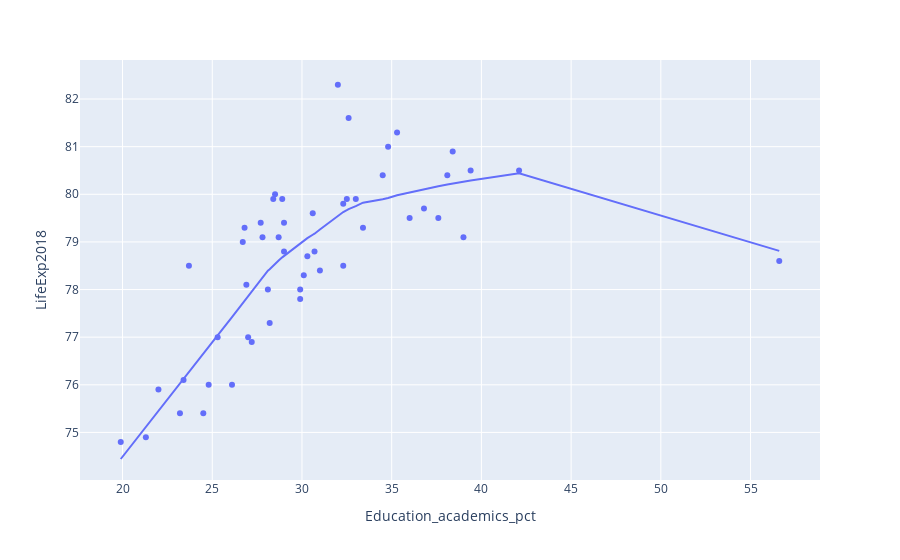

Notebook code cell kept with this figure:
### Markdown cell above
here we have reproduced the trend in Life expectation against income with the decreasing trendline

### Code cell
fig = px.scatter(df_all_enhanced, x="Education_academics_pct", y="LifeExp2018", 
                 trendline="lowess")
#fig.show()
plotly.offline.iplot(fig)

### Figure 1 — Plotly figure (JSON) as saved in the notebook; plotly's stock layout.template omitted (floating-point values rounded to 4 significant figures)
{"data": [{"hovertemplate": "Education_academics_pct=%{x}<br>LifeExp2018=%{y}<extra></extra>", "legendgroup": "", "marker": {"color": "#636efa", "symbol": "circle"}, "mode": "markers", "name": "", "orientation": "v", "showlegend": false, "type": "scatter", "x": [30.7, 36, 34.8, 26.7, 29, 28.9, 36.8, 30.3, 27.7, 32.5, 29, 32, 27.8, 39.4, 30.6, 34.5, 32.3, 56.6, 42.1, 26.8, 28.1, 38.4, 32.3, 30.1, 39, 27.2, 31, 28.2, 38.1, 37.6, 33.4, 25.3, 28.5, 24.8, 33, 29.9, 27, 26.1, 29.9, 35.3, 19.9, 23.7, 22, 24.5, 23.2, 26.9, 23.4, 21.3, 28.7, 32.6, 28.4, null, null, null, null, null], "xaxis": "x", "y": [78.8, 79.5, 81, 79, 78.8, 79.9, 79.7, 78.7, 79.4, 79.9, 79.4, 82.3, 79.1, 80.5, 79.6, 80.4, 78.5, 78.6, 80.5, 79.3, 78, 80.9, 79.8, 78.3, 79.1, 76.9, 78.4, 77.3, 80.4, 79.5, 79.3, 77, 80, 76, 79.9, 78, 77, 76, 77.8, 81.3, 74.8, 78.5, 75.9, 75.4, 75.4, 78.1, 76.1, 74.9, 79.1, 81.6, 79.9, 81.3, 81.2, 80.7, 76.4, 74.8], "yaxis": "y"}, {"hovertemplate": "<b>LOWESS trendline</b><br><br>Education_academics_pct=%{x}<br>LifeExp2018=%{y} <b>(trend)</b><extra></extra>", "legendgroup": "", "marker": {"color": "#636efa", "symbol": "circle"}, "mode": "lines", "name": "", "showlegend": false, "type": "scatter", "x": [19.9, 21.3, 22, 23.2, 23.4, 23.7, 24.5, 24.8, 25.3, 26.1, 26.7, 26.8, 26.9, 27, 27.2, 27.7, 27.8, 28.1, 28.2, 28.4, 28.5, 28.7, 28.9, 29, 29, 29.9, 29.9, 30.1, 30.3, 30.6, 30.7, 31, 32, 32.3, 32.3, 32.5, 32.6, 33, 33.4, 34.5, 34.8, 35.3, 36, 36.8, 37.6, 38.1, 38.4, 39, 39.4, 42.1, 56.6], "xaxis": "x", "y": [74.44, 75.11, 75.45, 76.03, 76.12, 76.27, 76.65, 76.8, 77.04, 77.42, 77.71, 77.76, 77.81, 77.87, 77.96, 78.22, 78.27, 78.39, 78.43, 78.51, 78.54, 78.61, 78.68, 78.71, 78.71, 78.97, 78.97, 79.02, 79.08, 79.15, 79.17, 79.26, 79.55, 79.63, 79.63, 79.67, 79.69, 79.75, 79.82, 79.9, 79.92, 79.98, 80.04, 80.11, 80.17, 80.21, 80.23, 80.27, 80.29, 80.44, 78.81], "yaxis": "y"}], "layout": {"legend": {"tracegroupgap": 0}, "margin": {"t": 60}, "xaxis": {"anchor": "y", "domain": [0, 1], "title": {"text": "Education_academics_pct"}}, "yaxis": {"anchor": "x", "domain": [0, 1], "title": {"text": "LifeExp2018"}}}}
